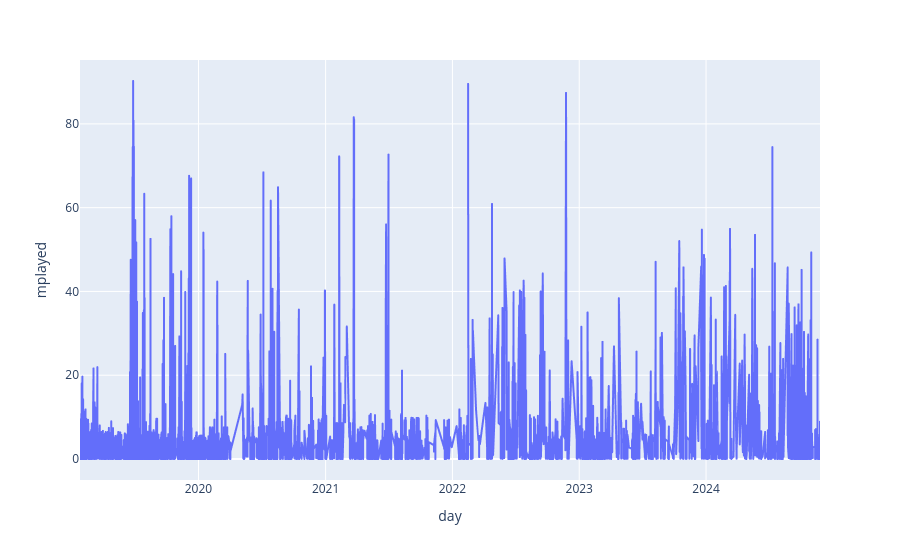

Source (notebook cell):
### Code cell
fig = px.line(dline, x='day', y = 'mplayed')
fig.show()

### Figure 1 — Plotly figure (JSON) as saved in the notebook; plotly's stock layout.template omitted (floating-point values rounded to 4 significant figures; data arrays with more than 128 entries replaced by an {"elided": "..."} marker saying what was removed)
{"data": [{"hovertemplate": "day=%{x}<br>mplayed=%{y}<extra></extra>", "legendgroup": "", "line": {"color": "#636efa", "dash": "solid"}, "marker": {"symbol": "circle"}, "mode": "lines", "name": "", "showlegend": false, "type": "scattergl", "x": {"elided": "28652 str values"}, "xaxis": "x", "y": {"elided": "28652 float values"}, "yaxis": "y"}], "layout": {"legend": {"tracegroupgap": 0}, "margin": {"t": 60}, "xaxis": {"anchor": "y", "domain": [0, 1], "title": {"text": "day"}}, "yaxis": {"anchor": "x", "domain": [0, 1], "title": {"text": "mplayed"}}}}
